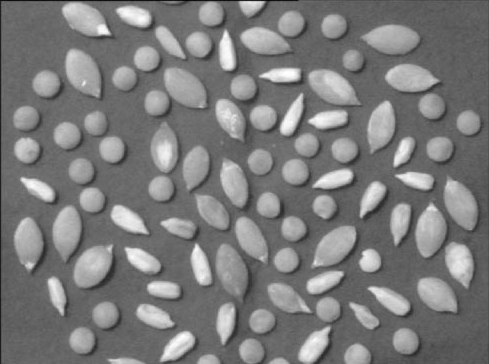
%> input picture TP7/BE07I01.jpg, 489 x 364 px
$ octave TP7.m   (GNU Octave 9; MATLAB toolbox functions it lacks are replaced by stand-ins)
%> lines starting %> are read from the running program, lines starting %| are printed output that depends on the picture; in (x1, y1, x2, y2) boxes, pixels count from 0 and x2, y2 are one past the last pixel; in counts of white or black regions, pixels touching at a corner belong together; the program's own positions count from 1
### TP7/recons.m
function [img,imbis] = recons(image,max)
    se = strel(ones(max));
    imbis = imopen(image,se);
    imbis = imreconstruct(imbis,image)
    img = image - imbis;
end

### TP7/TP7.m
clc
clear all
close all
%%
%Débruitage
img=double(imread('BE07I01.jpg'));
%> img: size 364x489 double; min 5, max 255, mean 123.1; mean of the top-left, top-right, bottom-left and bottom-right quarters 125.8, 121.1, 124, 121.4
imgbinaire = imbinarize(img,120);
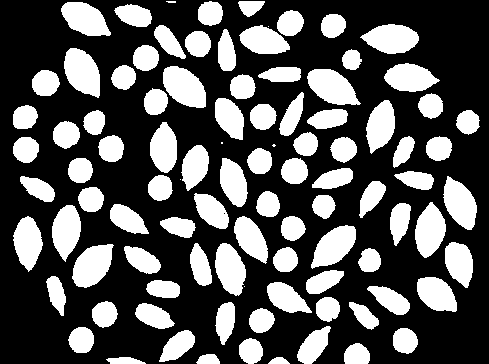
%> imgbinaire: size 364x489 logical; 33.9% white; 97 white regions (6 under 20 px), largest, box (x1, y1, x2, y2) and area: (163, 66, 206, 108) 1288, (64, 48, 100, 98) 1284, (307, 69, 361, 105) 1282
figure(1)
h=hist(reshape(img,1,[]),[0:255]);
%> h = 256 values, max 5536 at index 105, min 0 at index 1, mean 695.3
bar(h)
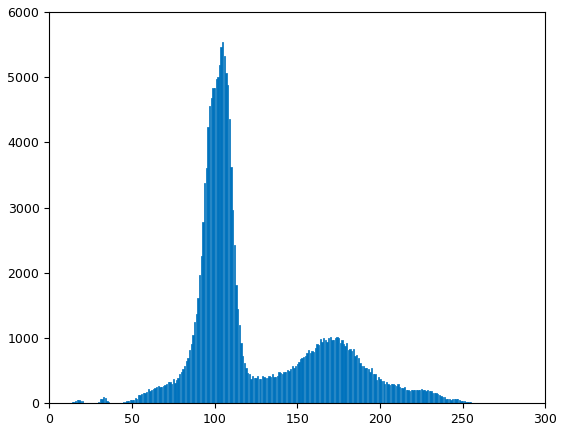
%> figure redrawn from the program's plot data; tallest bar 5536 high, from x = 104.6 to 105.4
figure(2)
subplot(1,2,1);
imagesc(imgbinaire);
colormap(gray(256));
title('Image binaire');

%On fait une ouverture : erosion (pour enlever le bruit) et ensuite
%dilatation

se = strel('disk',5);
%structurant disque de taille 5
imgouverte = imopen(imgbinaire,se);
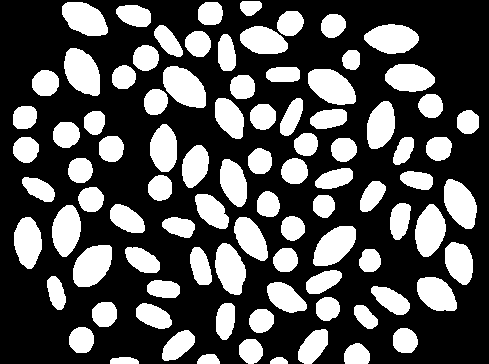
%> imgouverte: size 364x489 logical; 33% white; 91 white regions, largest, box (x1, y1, x2, y2) and area: (163, 66, 206, 108) 1279, (64, 48, 100, 96) 1273, (308, 69, 356, 105) 1248
subplot(1,2,2);
imagesc(imgouverte);
colormap(gray(256));
title('Image après ouverture');

%%
%Identification des classes
NCC1 = bweuler(imgbinaire);
%> NCC1 = 96
t=1;
N=[];

while(NCC1>0)
    se1=strel(ones(t));
    E=imerode(imgbinaire,se1);
    I=imreconstruct(E,imgbinaire);
    NCC2 = bweuler(I);
    t=t+1;
    Ncc=NCC1-NCC2;
    N=[N Ncc];
    NCC1=NCC2;
end
%> this loop made 26 passes
%> (NCC2, Ncc, N, NCC1) on passes 1 to 12: (96, 0, 0, 96), (93, 3, [0 3], 93), (90, 3, [0 3 3], 90), (90, 0, [0 3 3 0], 90), (90, 0, [0 3 3 0 0], 90), (90, 0, [0 3 3 0 0 0], 90), (90, 0, [0 3 3 0 0 0 0], 90), (90, 0, [0 3 3 0 0 0 0 0], 90), (90, 0, [0 3 3 0 0 0 0 0 0], 90), (90, 0, [0 3 3 0 0 0 0 0 0 0], 90), (89, 1, [0 3 3 0 0 0 0 0 0 0 1], 89), (88, 1, [0 3 3 0 0 0 0 0 0 0 1 1], 88)
%> (NCC2, Ncc, NCC1) on passes 17 to 22: (57, 12, 57), (47, 10, 47), (33, 14, 33), (21, 12, 21), (19, 2, 19), (15, 4, 15)
%> pass 3, `E=imerode(imgbinaire,se1);`:
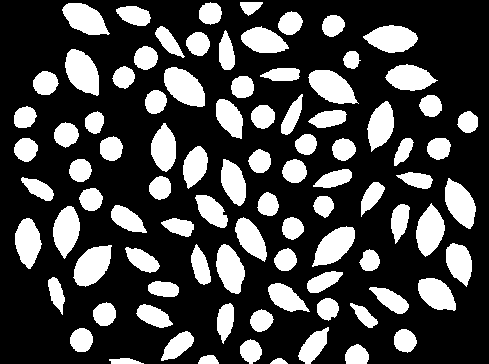
%> E: size 364x489 logical; 27.8% white; 91 white regions, largest, box (x1, y1, x2, y2) and area: (164, 67, 205, 107) 1122, (65, 49, 99, 96) 1116, (308, 70, 359, 104) 1102
%> after the loop, N = 26 values, max 14 at index 19, min 0 at index 1, mean 3.69

figure(4);
bar(N);
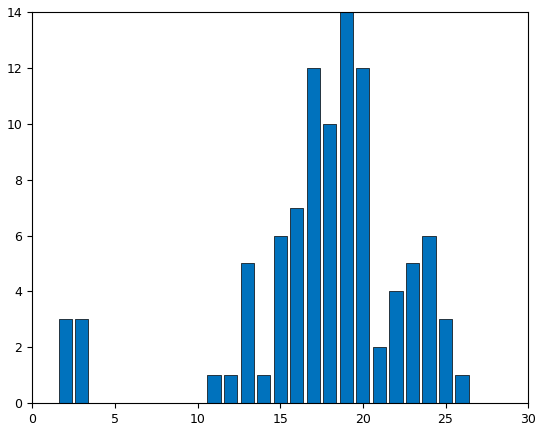
%> figure redrawn from the program's plot data; tallest bar 14 high, from x = 18.6 to 19.4

%%
[max,indice]=findpeaks(N);
%> max = [3 1 5 12 14 6]; indice = [2 11 13 17 19 24]

figure(5)
subplot(1,5,1);
%Classe 1 : 0 à 5
[im,imbis] = recons(imgbinaire,5);
%> in recons, `imbis = imopen(image,se);`: imbis: size 364x489 logical; 33.6% white; 91 white regions, largest, box (x1, y1, x2, y2) and area: (163, 66, 206, 108) 1288, (64, 48, 100, 96) 1278, (308, 69, 358, 105) 1269
%> in recons, `img = image - imbis;`: img: size 364x489 double; values 0 (black) and 1 (white), 0.02% white in thin lines or dots, all inside (x1, y1, x2, y2) = (166, 1, 276, 287)
imagesc(im);
colormap(gray(256));
%Classe 2 : 5 à 14
subplot(1,5,2);
[im,imbis] = recons(imbis,14);
%> in recons (call 2), `imbis = imopen(image,se);`: imbis: size 364x489 logical; 27.6% white; 83 white regions, largest, box (x1, y1, x2, y2) and area: (164, 68, 206, 107) 1248, (65, 50, 100, 94) 1234, (74, 245, 112, 286) 1217
%> in recons (call 2), `img = image - imbis;`: img: size 364x489 double; values 0 (black) and 1 (white), 1.7% white; 8 white regions, largest, box (x1, y1, x2, y2) and area: (279, 92, 304, 136) 582, (154, 25, 186, 59) 548, (46, 276, 66, 316) 488
imagesc(im);
colormap(gray(256));
%Classe 3 : 15 à 18
subplot(1,5,3);
[im,imbis] = recons(imbis,18);
%> in recons (call 3), `imbis = imopen(image,se);`: imbis: size 364x489 logical; 16.7% white; 47 white regions, largest, box (x1, y1, x2, y2) and area: (65, 51, 100, 93) 1203, (164, 68, 204, 106) 1201, (74, 246, 111, 285) 1173
%> in recons (call 3), `img = image - imbis;`: img: size 364x489 double; values 0 (black) and 1 (white), 10.9% white; 36 white regions, largest, box (x1, y1, x2, y2) and area: (194, 193, 229, 229) 808, (297, 326, 331, 364) 743, (110, 204, 149, 234) 728
imagesc(im);
colormap(gray(256));
%Classe 4 : 19 à 21
subplot(1,5,4);
[im,imbis] = recons(imbis,21);
%> call 4 of recons, with max = 21
%> in recons (call 4), `imbis = imopen(image,se);`: imbis: size 364x489 logical; 8.6% white; 19 white regions, largest, box (x1, y1, x2, y2) and area: (66, 54, 99, 91) 1073, (166, 69, 202, 104) 1069, (75, 248, 109, 284) 1060
%> in recons (call 4), `imbis = imreconstruct(imbis,image)`:
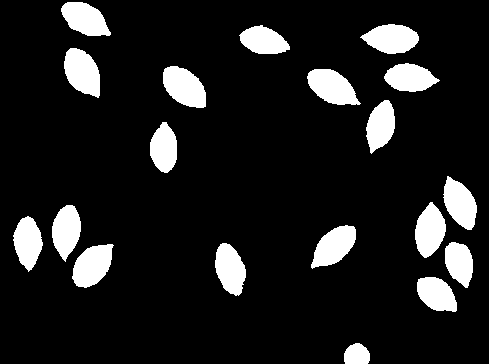
%> imbis: size 364x489 logical; 11.9% white; 19 white regions, largest, box (x1, y1, x2, y2) and area: (163, 66, 206, 108) 1288, (64, 48, 100, 98) 1284, (307, 69, 361, 105) 1282
%> in recons (call 4), `img = image - imbis;`:
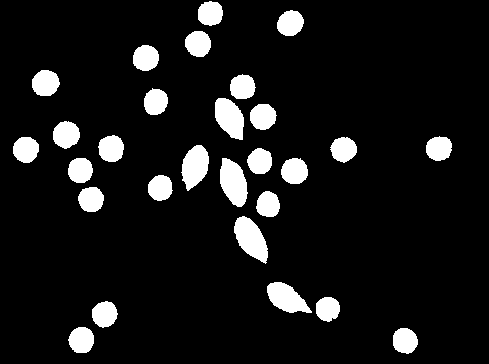
%> img: size 364x489 double; values 0 (black) and 1 (white), 9.3% white; 28 white regions, largest, box (x1, y1, x2, y2) and area: (234, 216, 268, 264) 984, (220, 158, 248, 207) 963, (181, 145, 209, 191) 875
imagesc(im);
colormap(gray(256));
%Classe 5 : 22 à 26
subplot(1,5,5);
[im,imbis] = recons(imbis,26);
%> in recons (call 5), `imbis = imopen(image,se);`: imbis: size 364x489 logical; every value is 0
imagesc(im);
colormap(gray(256));
